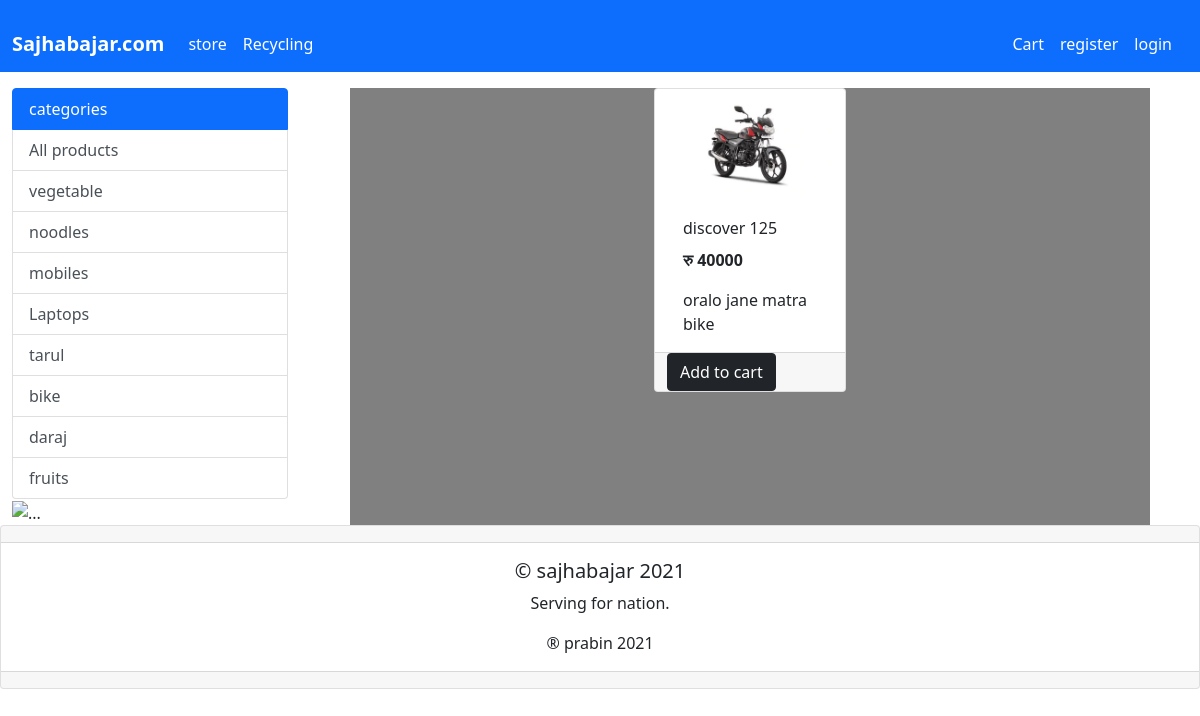
The page /?category=6 on the database its author committed.
### store/models/category.py (models this page shows, shortened)
class Category(models.Model):
    name=models.CharField(max_length=20)
    @staticmethod
    def get_all_categories():
        return Category.objects.all()

### store/models/product.py (models this page shows, shortened)
class Product(models.Model):
    name=models.CharField(max_length=200)
    price = models.IntegerField()
    category=models.ForeignKey(Category,on_delete=models.CASCADE ,default=1)
    discription = models.CharField(max_length=300)
    image = models.ImageField(upload_to="uploads/products/")
    @staticmethod
    def get_all_products_by_id(category_id):
        if category_id:
            return Product.objects.filter(category= category_id)
        else:
            return Product.objects.all()

### store/views/home_views.py (the view, shortened to what this page needs)
# urls.py: path('', Index.as_view(), name="homepage"),
class Index(View):
    def get(self, request):
        products = None
        cart=request.session.get("cart")
        if not cart:
            request.session.cart={}
        categories = Category.get_all_categories()
        messages = Message.get_all_message()
        categoryID = request.GET.get('category')
        if categoryID:
            products = Product.get_all_products_by_id(categoryID)
        else:
            products = Product.get_all_products()
        welcome = str(request.session.get('name'))
        data = {}
        data['products'] = products
        data['categories'] = categories
        data['messages'] = messages
        data['name'] = name
        data['welcome'] = welcome
        print("your pnone is " + str(request.session.get("phone")))
        print("your id is " + str(request.session.get("id")))
        print("your id is " + str(request.session.get("name")))
        return render(request, 'home.html', data)

### store/models/message.py (called while the page is built)
    @staticmethod
    def get_all_message():
        return Message.objects.all()

### store/templatetags/cart.py (called while the page is built)
@register.filter(name='is_in_cart')
def is_in_cart(product, cart):
   keys= cart.keys()
   for id in keys:
      if int(id) == product.id:
         return True
   return False

### store/templatetags/custom.py (called while the page is built)
@register.filter(name='currency')
def currency(number):
   return "रु "+str(number)

### store/templates/home.html (shortened to what this page needs)
{% extends 'base.html'%}
{% block content %}
{% load cart %}
{%load custom%}
<div class="container-fluid mt-3">
   <div class="row">
       <div class ='col-lg-3 mx-100'>
           <ul class="list-group">
            <li class="list-group-item active">categories</li>
            <a href="/" class="list-group-item
                list-group-item-action">All products</a>
               {%for category in categories %}
                <a href="/?category={{category.id}}" class="list-group-item
                list-group-item-action">{{category.name}}</a>
              {% endfor %}
           </ul>
                <div>
                    <img src="{{message.sale_image.url}}" class="img" alt="...">
                </div>
       </div>
       <div id ='products 'class='col-lg-8 mx-auto' style="background-color:grey;" >
         <div class="row mx-auto">
              {% for product in products %}
              <div class="card mx-auto " id='{{product.id}}'style="width: 12rem;,length: 15rem;">
                  <img src="{{product.image.url}}" class="card-img-top" alt="...">
                  <div class="card-body">
                     <p class="card-title">{{product.name}}</p>
                     <p class="card-text"><b>{{product.price|currency}}</b></p>
                     <p class="card-text">{{product.discription}}</p>
                       </div>
                       <div class="card-footer p-0 row no-gutters">
                        {% if product|is_in_cart:request.session.cart%}
                        <form action="/#{{product.id}}" class="mx-auto" method="POST">
                          {% csrf_token %}
                           <input hidden type="text" name='product_id' class='mx-auto'value='{{product.id}}'>
                           <input hidden type="text" name='remove' class='mx-auto'value='True'>
                           <input  type='submit' value="subtract" class ="mx-auto btn btn-block btn-primary">
                           </form>
                          <div class="text-centre mx auto">{{product|cart_quantity:request.session.cart}} in cart</div>
                          <form action="/#{{product.id}}" class="mx-auto" method="POST">
                           {% csrf_token %}
                            <input hidden type="text" name='product_id'class='mx-auto' value='{{product.id}}'>
                            <input  type='submit' value="Addition" class ="mx-auto btn btn-block btn-primary">
                            </form>
                       {% else %}
                            <form action="/#{{product.id}}" method="POST">
                             <input  type='submit' class="btn btn-dark" value="Add to cart">
                            </form>
                       {%endif%}
                      </div>
              </div>
            {% endfor %}
           </div>
     </div>
   </div>
 </div>
   {%endblock%}

### rows shown on the page
Category: name "vegetable"
Category: name "noodles"
Category: name "mobiles"
Category: name "Laptops"
Category: name "tarul"
Category: name "bike"
Category: name "daraj"
Category: name "fruits"
Product: image (picture), name "discover 125", price "रु 40000", discription "oralo jane matra bike"
